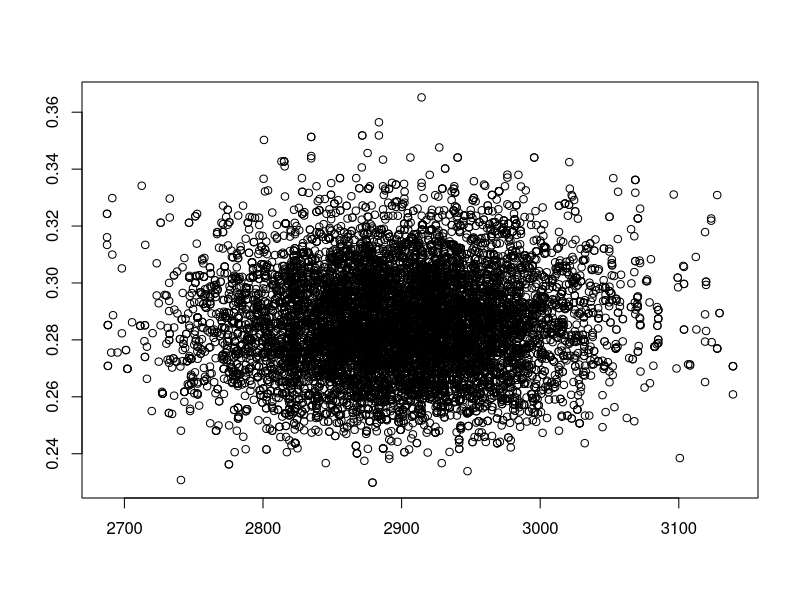

Generate this figure with R: (Note: this script raises an error after producing the figure.)
#!/usr/bin/env Rscript
# -*- coding: utf-8 -*-
# @author : Romain Graux, Amandine Evrard, Céline Everaert
# @date : 2021 May 22, 12:10:38
# @last modified : 2021 May 23, 09:29:46

require("coda")

# Data declaration
flanders_data = c(25,69, 65,106, 80,106,136,94,76,46)
wallonia_data = c(17,36, 47,58 , 47,53 ,59 ,54,33,21)

data = matrix(data=c(flanders_data, wallonia_data), nrow=2)
rownames(data) <- c("Flanders", "Wallonia") 
colnames(data) <- c("<1200", "[1200,1500)", "[1500,1800)", "[1800,2300)", "[2300,2700)", "[2700,3300)", "[3300,4000)", "[4000,4900)", "[4900,6000)", ">6000")

interval<-c(0,1200,1500,1800,2300,2700,3300,4000,4900,6000,Inf)

muprior<-3000
sigmaprior<-300

# [3](b)

lpost <-function(theta,freq){
  lambda = 1/(theta[1]*theta[2])
  kappa = 1/theta[2]
  #Likelihood
  highlow = function(low,high){
    pgamma(high,kappa,lambda)-pgamma(low,kappa,lambda)
  }
  likelihood = sum(sapply(1:length(freq),function(j){
    freq[j] *log(highlow(interval[j],interval[j+1]))
  }))
  logpost = dnorm(theta[1],muprior,sigmaprior,log=T) + dunif(theta[2],0,10,log=T)
  
  lpost = likelihood+logpost
  return(lpost)
}

# [5](a)

componentwise_metropolis <- function(n_run, theta, sd.prop, frequencies, burnin=0.1){
  m = length(sd.prop)
  n_accepted = c(0, 0)
  walk = matrix(theta, ncol=m, byrow=TRUE)
  
  for (i in 2:(n_run+1)){
    current_theta = walk[i-1,]
    
    thetas = matrix(rep(current_theta, m), ncol=m, byrow = TRUE)
    alphas = rep(0, m)
    
    for (j in 1:m){
      thetas[j, j] = thetas[j, j] + rnorm(1, 0, sd.prop[j])
      alphas[j] = min(1, exp(lpost(thetas[j,], frequencies) - lpost(current_theta, frequencies)))
    }
    
    is_accepted = runif(m) <= alphas
    
    walk = rbind(walk, current_theta)
    walk[i, is_accepted] = diag(thetas)[is_accepted]
    
    n_accepted = n_accepted + as.integer(is_accepted)
  }
  
  walk = tail(walk, -burnin*n_run)
  accepted_rate = n_accepted / n_run
  
  return(list(walk=walk, accepted_rate=accepted_rate))
}


init_thetas <- c(2900, 0.3)
sd.prop <- c(174, 0.0475)
metropolis <- componentwise_metropolis(12200, init_thetas, sd.prop, data[1,])

sprintf("Acceptance rate for mu    in Flanders : %.3f", metropolis$accepted_rate[1])
sprintf("Acceptance rate for sigma in Flanders : %.3f", metropolis$accepted_rate[2])


plot(metropolis$walk[,1], metropolis$walk[,2], xlab = "mu", ylab="phi", main=paste("Acceptance rate -> mu:", accepted_rate[1], "phi:", accepted_rate[2]))
plot(as.mcmc(metropolis$walk))
print(paste("Effective size :", effectiveSize(walk)))
